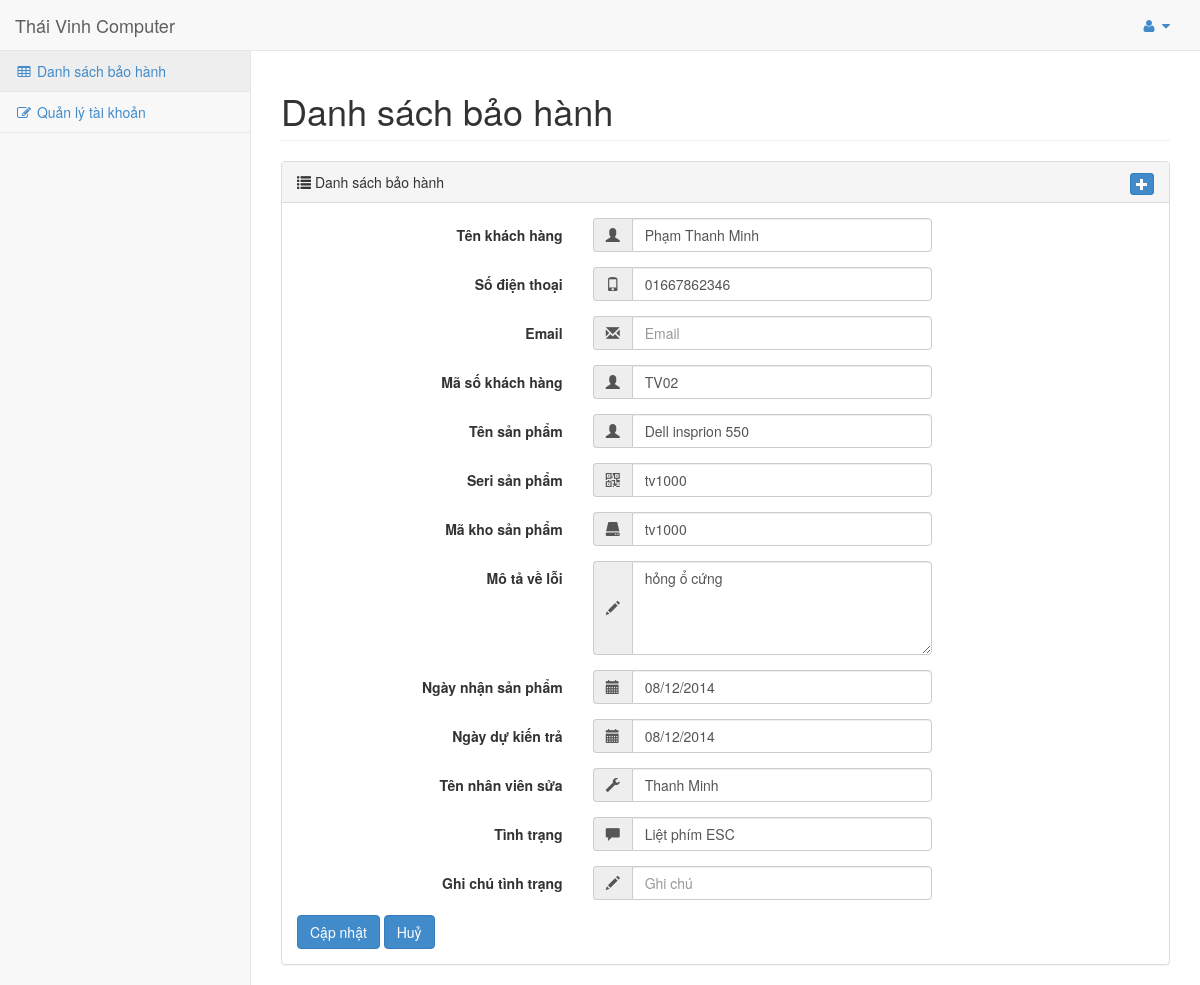
The app's page /modify.php?id=19 with its own data.
### tables this page shows
CREATE TABLE IF NOT EXISTS `guaranteed` (
  `Ma_BH` int(11) NOT NULL AUTO_INCREMENT,
  `Ten_KH` varchar(50) NOT NULL,
  `Email_KH` varchar(50) NOT NULL,
  `DienThoai_KH` text,
  `Ma_KH` text NOT NULL,
  `Ten_SP` varchar(100) NOT NULL,
  `Seri_SP` text NOT NULL,
  `MaKho_SP` text NOT NULL,
  `MoTaLoi` varchar(1000) NOT NULL,
  `NgayNhan_SP` date NOT NULL,
  `NgayTra_SP` date NOT NULL,
  `NhanVienSua` varchar(50) NOT NULL,
  `TinhTrang` varchar(500) DEFAULT NULL,
  `GhiChu` varchar(500) DEFAULT NULL,
  PRIMARY KEY (`Ma_BH`)
);

### modify.php (the view, shortened to what this page needs)
<?php
include "database.php";
$Ma_BH = $_REQUEST['id'];
$sql = "Select * from guaranteed where Ma_BH = '$Ma_BH'";
$BaoHanh = $pdo -> query($sql);
$BaoHanh=$BaoHanh -> fetch();
$time = strtotime($BaoHanh['NgayNhan_SP']);
$newformat = date('d/m/Y',$time);
$date = new DateTime($newformat);
$result = $date->format('d/m/Y');
$time1 = strtotime($BaoHanh['NgayTra_SP']);
$newformat1 = date('d/m/Y',$time1);
$date1 = new DateTime($newformat1);
$result1 = $date1->format('d/m/Y');
?>
<!DOCTYPE html>
<html lang="en">
<head>
    <link href="css/bootstrap.min.css" rel="stylesheet">
    <link href="css/style.css" rel="stylesheet">
    <link rel="stylesheet" href="css/bootstrap-datepicker.css" type="text/css"/>
    <link href="css/plugins/metisMenu/metisMenu.min.css" rel="stylesheet">
    <link href="css/plugins/dataTables.bootstrap.css" rel="stylesheet">
    <link href="css/sb-admin-2.css" rel="stylesheet">
    <link href="font-awesome-4.1.0/css/font-awesome.min.css" rel="stylesheet" type="text/css">
</head>
<body>
<div id="wrapper">
<nav class="navbar navbar-default navbar-static-top" role="navigation" style="margin-bottom: 0">
    <div class="navbar-header">
        <a class="navbar-brand" href="index.html">Thái Vinh Computer</a>
    </div>
    <ul class="nav navbar-top-links navbar-right">
        <li class="dropdown">
            <a class="dropdown-toggle" data-toggle="dropdown" href="#">
                <i class="fa fa-user fa-fw"></i> <i class="fa fa-caret-down"></i>
            </a>
        </li>
    </ul>
    <div class="navbar-default sidebar" role="navigation">
        <div class="sidebar-nav navbar-collapse">
            <ul class="nav" id="side-menu">
                <li>
                    <a class="active" href="ManagerGuaranteed.php"><i class="fa fa-table fa-fw"></i> Danh sách bảo hành</a>
                </li>
                <li>
                    <a href="ManagerUser.php"><i class="fa fa-edit fa-fw"></i> Quản lý tài khoản</a>
                </li>
            </ul>
        </div>
    </div>
</nav>
<div id="page-wrapper">
    <div class="row">
        <div class="col-lg-12">
            <h1 class="page-header">Danh sách bảo hành</h1>
        </div>
    </div>
    <div class="row">
        <div class="col-lg-12">
            <div class="panel panel-default">
                <div class="panel-heading panel-mytitle">
                    <span class="glyphicon glyphicon-list"></span> Danh sách bảo hành
                    <div class="pull-right">
                        <div class="btn-group">
                            <a href="/GuaranteedAuto/add.php" title="Thêm mới" class="btn btn-primary btn-xs"><span
                                    class="glyphicon glyphicon-plus"></span></a>
                        </div>
                    </div>
                </div>
                <div class="panel-body">
                    <form class="form-horizontal" method="post" action="modify.php?id=<?php echo $Ma_BH ?>">
                        <div class="form-group">
                            <label for="TenKH" class="col-md-4 control-label">Tên khách hàng</label>
                            <div class="col-md-5">
                                <div class="input-group">
                                    <span class="input-group-addon"><i class="glyphicon glyphicon-user"></i></span>
                                    <input type="text" class="form-control" name="name" placeholder="Name" value='<?php echo $BaoHanh['Ten_KH'] ?>'>
                                </div>
                            </div>
                        </div>
                        <div class="form-group">
                            <label for="TenKH" class="col-md-4 control-label">Số điện thoại</label>
                            <div class="col-md-5">
                                <div class="input-group">
                                    <span class="input-group-addon"><i class="glyphicon glyphicon-phone"></i></span>
                                    <input type="text" class="form-control" id="SDT" name="SDT" placeholder="SDT" value='<?php echo $BaoHanh['DienThoai_KH'] ?>'>
                                </div>
                            </div>
                        </div>
                        <div class="form-group">
                            <label for="SDT" class="col-md-4 control-label">Email</label>
                            <div class="col-md-5">
                                <div class="input-group">
                                    <span class="input-group-addon"><i class="glyphicon glyphicon-envelope"></i></span>
                                    <input type="text" class="form-control" id="email" name="email" placeholder="Email" value='<?php echo $BaoHanh['Email_KH'] ?>'>
                                </div>
                            </div>
                        </div>
                        <div class="form-group">
                            <label for="MaKH" class="col-md-4 control-label">Mã số khách hàng</label>
                            <div class="col-md-5">
                                <div class="input-group">
                                    <span class="input-group-addon"><i class="glyphicon glyphicon-user"></i></span>
                                    <input type="text" class="form-control" id="MaKH" name="MaKH" placeholder="Mã khách hàng" value='<?php echo $BaoHanh['Ma_KH'] ?>'>
                                </div>
                            </div>
                        </div>
                        <div class="form-group">
                            <label for="MaKH" class="col-md-4 control-label">Tên sản phẩm</label>
                            <div class="col-md-5">
                                <div class="input-group">
                                    <span class="input-group-addon"><i class="glyphicon glyphicon-user"></i></span>
                                    <input type="text" class="form-control" id="TenSP" name="TenSP" placeholder="Tên sản phẩm" value='<?php echo $BaoHanh['Ten_SP'] ?>'>
                                </div>
                            </div>
                        </div>
                        <div class="form-group">
                            <label for="MaKH" class="col-md-4 control-label">Seri sản phẩm</label>
                            <div class="col-md-5">
                                <div class="input-group">
                                    <span class="input-group-addon"><i class="glyphicon glyphicon-qrcode"></i></span>
                                    <input type="text" class="form-control" id="seri" name="seri" placeholder="Seri" value='<?php echo $BaoHanh['Seri_SP'] ?>'>
                                </div>
                            </div>
                        </div>
                        <div class="form-group">
                            <label for="MaKH" class="col-md-4 control-label">Mã kho sản phẩm</label>
                            <div class="col-md-5">
                                <div class="input-group">
                                    <span class="input-group-addon"><i class="glyphicon glyphicon-hdd"></i></span>
                                    <input type="text" class="form-control" id="KhoSP" name="KhoSP" placeholder="Kho sản phẩm" value='<?php echo $BaoHanh['MaKho_SP'] ?>'>
                                </div>
                            </div>
                        </div>
                        <div class="form-group">
                            <label for="MaKH" class="col-md-4 control-label">Mô tả về lỗi</label>
                            <div class="col-md-5">
                                <div class="input-group">
                                    <span class="input-group-addon"><i class="glyphicon glyphicon-pencil"></i></span>
                                    <textarea name="msg" class="form-control " rows="4" cols="78" placeholder="Mô tả lỗi"><?php echo $BaoHanh['MoTaLoi'] ?></textarea>
                                </div>
                            </div>
                        </div>
                        <div class="form-group">
                            <label for="MaKH" class="col-md-4 control-label">Ngày nhận sản phẩm</label>
                            <div class="col-md-5">
                                <div class="input-group">
                                    <span class="input-group-addon"><i class="glyphicon glyphicon-calendar"></i></span>
                                    <input type="text" class="form-control" id="dp1" name="NgayNhan" placeholder="" value='<?php echo $result ?>'>
                                </div>
                            </div>
                        </div>
                        <div class="form-group">
                            <label for="MaKH" class="col-md-4 control-label">Ngày dự kiến trả</label>
                            <div class="col-md-5">
                                <div class="input-group">
                                    <span class="input-group-addon"><i class="glyphicon glyphicon-calendar"></i></span>
                                    <input type="text" class="form-control" id="dp2" name="NgayTra" placeholder="" value='<?php echo $result1 ?>'>
                                </div>
                            </div>
                        </div>
                        <div class="form-group">
                            <label for="MaKH" class="col-md-4 control-label">Tên nhân viên sửa</label>
                            <div class="col-md-5">
                                <div class="input-group">
                                    <span class="input-group-addon"><i class="glyphicon glyphicon-wrench"></i></span>
                                    <input type="text" class="form-control" id="TenNV" name="TenNV" placeholder="Tên nhân viên" value='<?php echo $BaoHanh['NhanVienSua'] ?>'>
                                </div>
                            </div>
                        </div>
                        <div class="form-group">
                            <label for="MaKH" class="col-md-4 control-label">Tình trạng</label>
                            <div class="col-md-5">
                                <div class="input-group">
                                    <span class="input-group-addon"><i class="glyphicon glyphicon-comment"></i></span>
                                    <input type="text" class="form-control" id="TinhTrang" name="TinhTrang" placeholder="Tình trạng" value='<?php echo $BaoHanh['TinhTrang'] ?>'>
                                </div>
                            </div>
                        </div>
                        <div class="form-group">
                            <label for="MaKH" class="col-md-4 control-label">Ghi chú tình trạng</label>
                            <div class="col-md-5">
                                <div class="input-group">
                                    <span class="input-group-addon"><i class="glyphicon glyphicon-pencil"></i></span>
                                    <input type="text" class="form-control" id="GhiChu" name="GhiChu" placeholder="Ghi chú" value='<?php echo $BaoHanh['GhiChu'] ?>'>
                                </div>
                            </div>
                        </div>
                        <div class="controls pull-left">
                            <button type="submit" id="mybtn" name="btnSubmit" class="btn btn-primary">Cập nhật</button>
                            <button type="reset" id="mybtn" name="btnhuy" class="btn btn-primary">Huỷ</button>
                        </div>
                    </form>
                </div>
            </div>
        </div>
    </div>
</div>
</div>
</body>
</html>

### css/sb-admin-2.css (style rules this page uses)
body { background-color: #f8f8f8; }
#wrapper { width: 100%; }
#page-wrapper { padding: 0 15px; min-height: 568px; background-color: #fff; }
@media (min-width:768px) { #page-wrapper { position: inherit; margin: 0 0 0 250px; padding: 0 30px; border-left: 1px solid #e7e7e7; } }
.navbar-top-links { margin-right: 0; }
.navbar-top-links li { display: inline-block; }
.navbar-top-links li:last-child { margin-right: 15px; }
.navbar-top-links li a { padding: 15px; min-height: 50px; }
.sidebar .sidebar-nav.navbar-collapse { padding-right: 0; padding-left: 0; }
.sidebar ul li { border-bottom: 1px solid #e7e7e7; }
.sidebar ul li a.active { background-color: #eee; }
@media (min-width:768px) { .sidebar { z-index: 1; position: absolute; width: 250px; margin-top: 51px; } }

### records on screen
guaranteed: name "Phạm Thanh Minh", SDT "01667862346", MaKH "TV02", TenSP "Dell insprion 550", seri "tv1000", KhoSP "tv1000", msg "hỏng ổ cứng", NgayNhan "08/12/2014", NgayTra "08/12/2014", TenNV "Thanh Minh", TinhTrang "Liệt phím ESC"
